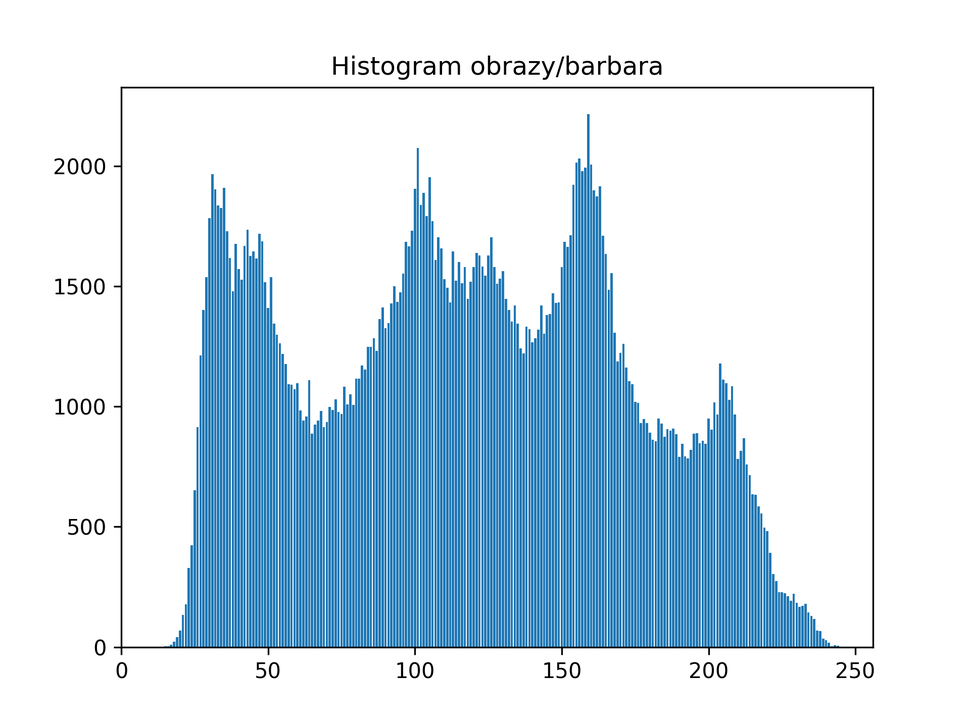
#> input picture data/histograms/obrazy/barbara_histogram.png, 970 x 727 px, shrunk from 1920 x 1440 before the run, found by its file name; its folder holds only this picture in this run
$ python histograms.py
#> lines starting #> are read from the running program, lines starting #| are printed output that depends on the picture
import matplotlib.image as mpimg
import matplotlib.pyplot as plt
import numpy as np
from os import listdir


def plot_hist(path):
    # plt.imshow(image, cmap="gray")
#> called with path = 'obrazy/barbara_histogram.png'
    image = mpimg.imread(path)
#> image is the input picture: shape (727, 970, 4) float32; mean R, G, B, A 0.803, 0.875, 0.925, 1
    histogram, bin_edges = np.histogram(image, bins=256, range=(0, 256))
#> histogram = 256 values, max 2187134 at index 1, min 0 at index 2, mean 11018.6; bin_edges = 257 values from 0 to 256
    plt.figure()
    plt.title(f"Histogram {path.split('.')[0]}")
    plt.xlim([0.0, 256.0])
    plt.bar(bin_edges[0:-1], histogram)
    # plt.show()
    plt.savefig(f"./histograms/{path.split('.')[0]}_histogram.png", dpi=300)
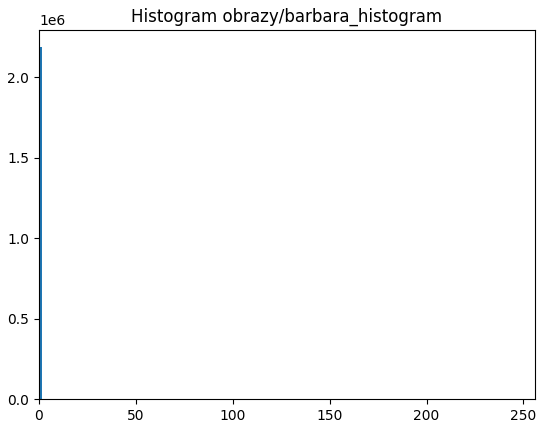
#> figure drawn by matplotlib, 1 panel; tallest bar 2187134 high, from x = 0.6 to 1.4

[ plot_hist(path) for path in  (['obrazy/' + filename for filename in listdir("./obrazy")] + ['rozklady/' + filename for filename in listdir("./rozklady")]) ]
#> call 2 of plot_hist, with path = 'rozklady/geometr_05_histogram.png'
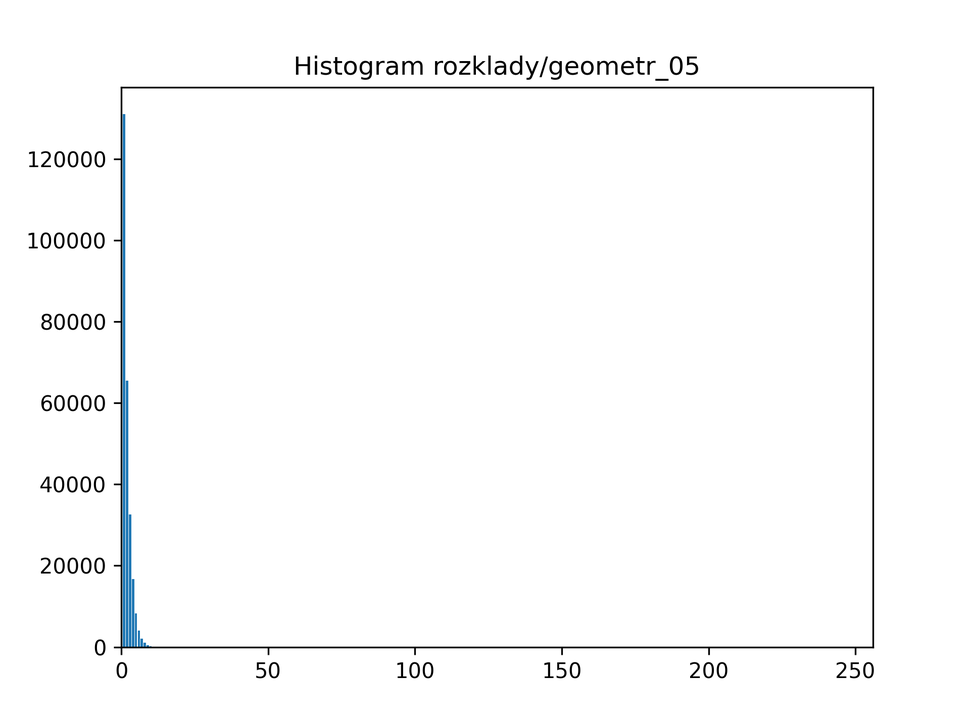
#> input picture data/histograms/rozklady/geometr_05_histogram.png, 970 x 727 px, shrunk from 1920 x 1440 before the run, found by its file name
#> in plot_hist, image is the input picture: shape (727, 970, 4) float32; mean R, G, B, A 0.982, 0.984, 0.985, 1
#> in plot_hist (call 2), `histogram, bin_edges = np.histogram(image, bins=256, range=(0, 256))`: histogram = 256 values, max 2730374 at index 1, min 0 at index 2, mean 11018.6
